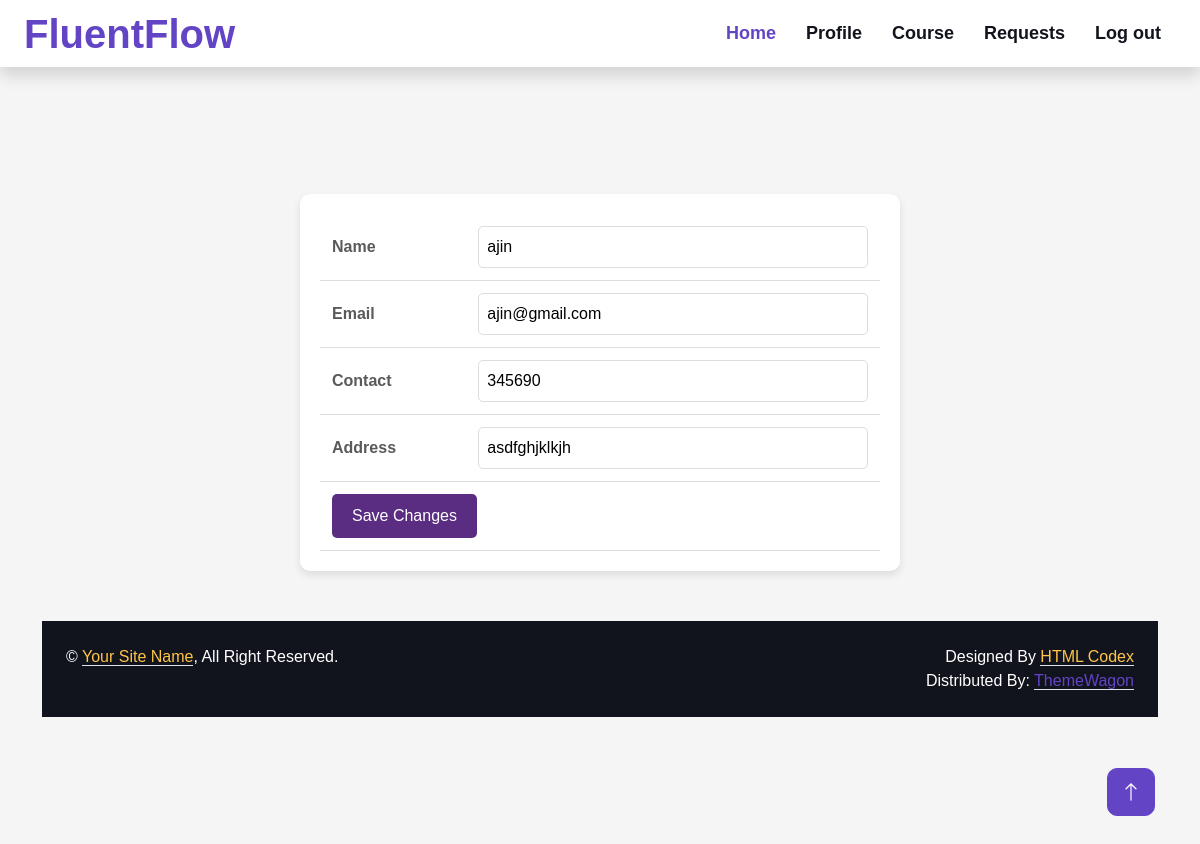
Page /Project/User/EditProfile.php (signed in) on the committed database.
### tables this page shows
CREATE TABLE `tbl_user` (
  `user_id` int(11) NOT NULL,
  `user_name` varchar(60) NOT NULL,
  `user_email` varchar(60) NOT NULL,
  `place_id` int(11) NOT NULL,
  `user_address` varchar(60) NOT NULL,
  `user_photo` varchar(100) NOT NULL,
  `user_contact` varchar(60) NOT NULL,
  `user_dob` date NOT NULL,
  `user_password` varchar(60) NOT NULL
);

### Project/User/EditProfile.php (the view, shortened to what this page needs)
<?php
include('../Assests/connection/connection.php');
include('Header.php');
        ?>
<!DOCTYPE html>
<html xmlns="http://www.w3.org/1999/xhtml">
<head>
</head>
<body>
<div class="form-container">
    <form id="form1" name="form1" method="post" action="">
        <table>
            <?php
            $selUser = "SELECT * FROM tbl_user u
                         INNER JOIN tbl_place p ON u.place_id = p.place_id
                         INNER JOIN tbl_district d ON p.district_id = d.district_id
                         WHERE u.user_id = " . $_SESSION['uid'];
            $user = $con->query($selUser);
            $data = $user->fetch_assoc();
            ?>
            <tr>
                <td><label for="txtname">Name</label></td>
                <td><input type="text" name="txtname" id="txtname" value="<?php echo $data['user_name'] ?>" /></td>
            </tr>
            <tr>
                <td><label for="txtemail">Email</label></td>
                <td><input type="text" name="txtemail" id="txtemail" value="<?php echo $data['user_email'] ?>" /></td>
            </tr>
            <tr>
                <td><label for="txtcontact">Contact</label></td>
                <td><input type="text" name="txtcontact" id="txtcontact" value="<?php echo $data['user_contact'] ?>" /></td>
            </tr>
            <tr>
                <td><label for="txtaddress">Address</label></td>
                <td><input type="text" name="txtaddress" id="txtaddress" value="<?php echo $data['user_address'] ?>" /></td>
            </tr>
            <tr>
                <td colspan="2" align="center">
                    <input type="submit" name="btnedit" id="btnedit" value="Save Changes" />
                </td>
            </tr>
        </table>
    </form>
</div>
</body>
</html>
<?php
include('Footer.php');
?>

### Project/Assests/Templates/Main/css/style.css (style rules this page uses)
:root { --primary: #6244C5; --secondary: #FFC448; --light: #FAFAFB; --dark: #12141D; }

### Project/User/EditProfile.php (style rules this page uses)
body { font-family: Arial, sans-serif; background-color: #f5f5f5; margin: 0; padding: 0; }
.form-container { width: 80%; max-width: 600px; margin: 50px auto; background-color: #fff; border-radius: 10px; box-shadow: 0 4px 8px rgba(0, 0, 0, 0.1); padding: 20px; }
table { width: 100%; border-collapse: collapse; }
td { padding: 12px; text-align: left; border-bottom: 1px solid #ddd; }
input[type="text"] { width: 100%; padding: 8px; border: 1px solid #ddd; border-radius: 5px; box-sizing: border-box; }
input[type="submit"] { background-color: #5a2d82; color: #fff; border: none; padding: 10px 20px; border-radius: 5px; cursor: pointer; transition: background-color 0.3s ease; }
label { font-weight: bold; }

### rows in the picture
tbl_user: txtname "ajin", txtemail "ajin@gmail.com", txtcontact "345690", txtaddress "asdfghjklkjh"
